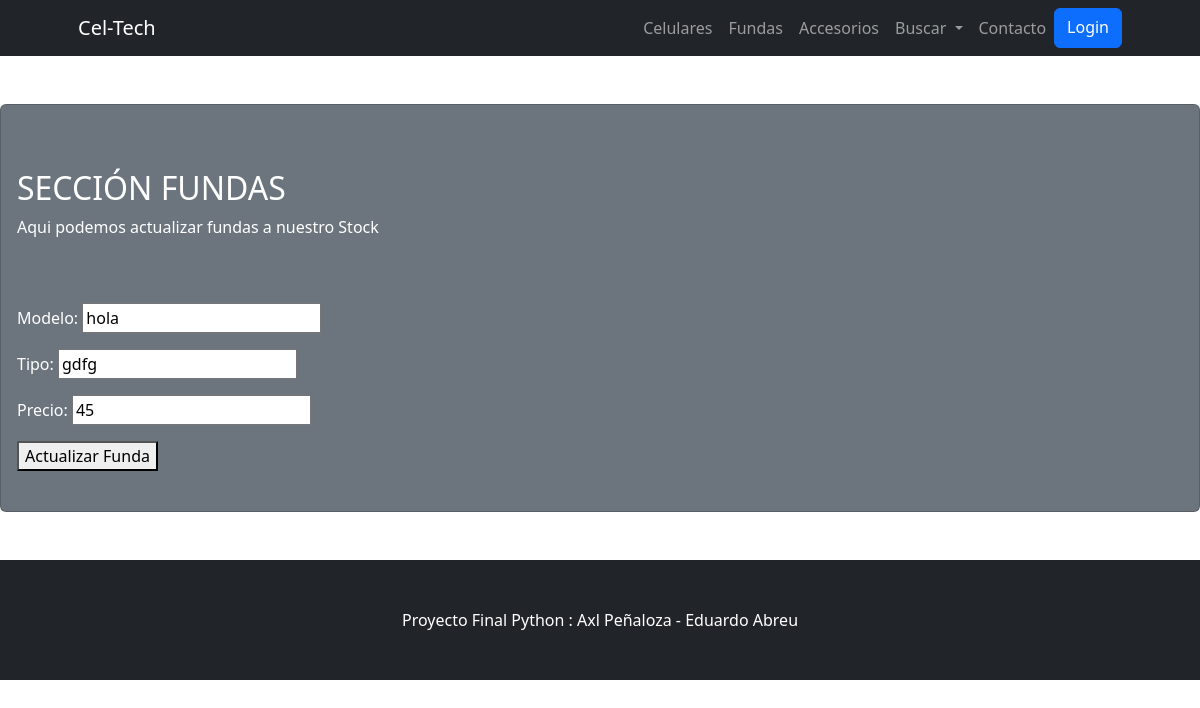
Page /CelTech/fundas-actualizar/33 on the earlier database version.
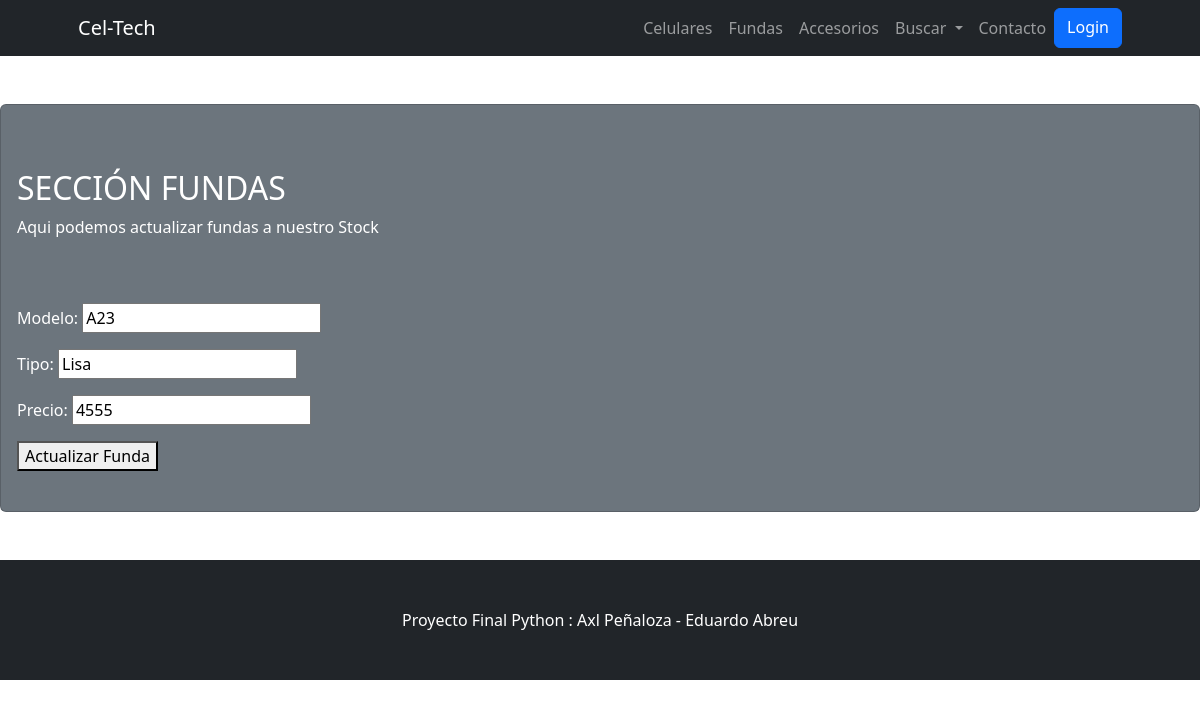
Same page on the later database version.
### CelTech/models.py (models this page shows, shortened)
class Fundas(models.Model):
    modelo = models.CharField(max_length=20)
    tipo =  models.CharField(max_length=20)
    precio = models.IntegerField()

### CelTech/views.py (the view)
# urls.py: path('fundas-actualizar/<pk>', FundasUpdate.as_view(), name="FundasActualizar"),
class FundasUpdate(UpdateView):
    model = Fundas
    template_name = "fundas_update.html"
    fields = ("__all__")
    success_url = "/CelTech/fundas-lista/"

### CelTech/templates/fundas_update.html
{% extends 'padre.html' %}
{% block cambiante %}
    <br>
    <h2>SECCIÓN FUNDAS</h2>
    <p>Aqui podemos actualizar fundas a nuestro Stock</p>
    <br>
    <br>
    <form action="{% url 'FundasActualizar' fundas.id %}" method="post">{% csrf_token %}
        {{form.as_p}}
        <button type="submit">Actualizar Funda</button>
    </form>
{% endblock cambiante %}

Differences in the rows shown:
changed Fundas: modelo "hola" → "A23"; tipo "gdfg" → "Lisa"; precio "45" → "4555"
